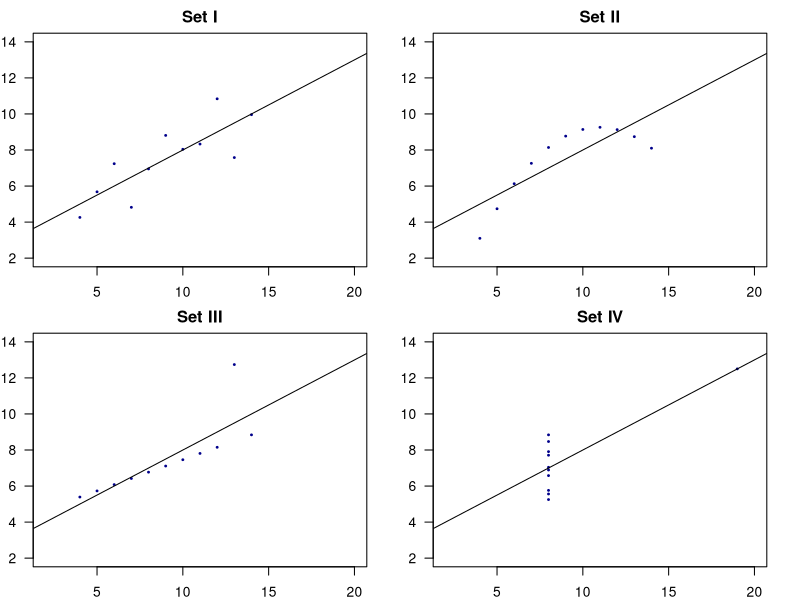
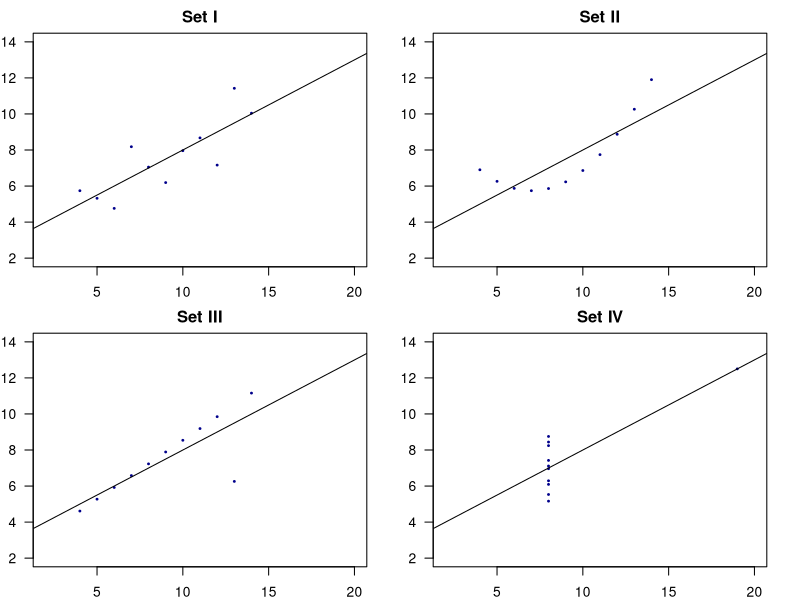

Write the R code that produced these figures, in order.
## ---- chunk 1
knitr::opts_chunk$set(echo = TRUE)
library(dplyr)
library(tidyr)
library(knitr)
## ---- chunk 2
# Read Anscombe data 
anscombe <- read.csv("data/Anscombe.csv")
kable(anscombe)
## ---- chunk 3
# calculate the mean and standard deviation
kable(anscombe %>% select(-Observation) %>%
    summarise_all(funs( mean(.), sd(.))) %>%
  gather())
## ---- chunk 4
fit.model <- lm(y1~x1, anscombe)
summary(fit.model)

anscombe$x1_1 <- anscombe$x1 
anscombe$y1_1 <- fit.model$fitted.values -  fit.model$residuals

fit.model <- lm(y2~x2, anscombe)
summary(fit.model)

anscombe$x2_1 <- anscombe$x2 
anscombe$y2_1 <- fit.model$fitted.values -  fit.model$residuals

fit.model <- lm(y3~x3, anscombe)
summary(fit.model)

anscombe$x3_1 <- anscombe$x3 
anscombe$y3_1 <- fit.model$fitted.values -  fit.model$residuals

fit.model <- lm(y4~x4, anscombe)
summary(fit.model)

anscombe$x4_1 <- anscombe$x4 
anscombe$y4_1 <- fit.model$fitted.values -  fit.model$residuals
## ---- chunk 5
# 2x2 row with 2 margin
par(mfrow=c(2,2), mar=c(2, 2, 2, 2))
plot(anscombe$x1, anscombe$y1, xlim=c(2, 20), ylim=c(2, 14), pch = 19, 
    col = "darkblue", cex = 0.3, las = 1, xlab = "", ylab = "") 
abline(lm(anscombe$y1~anscombe$x1))
title("Set I")

plot(anscombe$x2, anscombe$y2, xlim=c(2, 20), ylim=c(2, 14), pch = 19, 
    col = "darkblue", cex = 0.3, las = 1, xlab = "", ylab = "")
abline(lm(anscombe$y2~anscombe$x2))
title("Set II")

plot(anscombe$x3, anscombe$y3, xlim=c(2, 20), ylim=c(2, 14), pch = 19, 
    col = "darkblue", cex = 0.3, las = 1, xlab = "", ylab = "")
abline(lm(anscombe$y3~anscombe$x3))
title("Set III")

plot(anscombe$x4, anscombe$y4, xlim=c(2, 20), ylim=c(2, 14), pch = 19, 
    col = "darkblue", cex = 0.3, las = 1, xlab = "", ylab = "")
abline(lm(anscombe$y4~anscombe$x4))
title("Set IV")
## ---- chunk 6
kable(anscombe %>% select(-(x1:y4)))
## ---- chunk 7
# calculate the mean and standard deviation
kable(anscombe %>% select(-(Observation:y4)) %>%
    summarise_all(funs( mean(.), sd(.))) %>%
  gather())
## ---- chunk 8
fit.model <- lm(y1_1~x1_1, anscombe)
summary(fit.model)

fit.model <- lm(y2_1~x2_1, anscombe)
summary(fit.model)

fit.model <- lm(y3_1~x3_1, anscombe)
summary(fit.model)

fit.model <- lm(y4_1~x4_1, anscombe)
summary(fit.model)
## ---- chunk 9
# 2x2 row with 2 margin
par(mfrow=c(2,2), mar=c(2, 2, 2, 2))
plot(anscombe$x1_1, anscombe$y1_1, xlim=c(2, 20), ylim=c(2, 14), pch = 19, 
    col = "darkblue", cex = 0.3, las = 1, xlab = "", ylab = "") 
abline(lm(anscombe$y1_1~anscombe$x1_1))
title("Set I")

plot(anscombe$x2_1, anscombe$y2_1, xlim=c(2, 20), ylim=c(2, 14), pch = 19, 
    col = "darkblue", cex = 0.3, las = 1, xlab = "", ylab = "")
abline(lm(anscombe$y2_1~anscombe$x2_1))
title("Set II")

plot(anscombe$x3_1, anscombe$y3_1, xlim=c(2, 20), ylim=c(2, 14), pch = 19, 
    col = "darkblue", cex = 0.3, las = 1, xlab = "", ylab = "")
abline(lm(anscombe$y3_1~anscombe$x3_1))
title("Set III")

plot(anscombe$x4_1, anscombe$y4_1, xlim=c(2, 20), ylim=c(2, 14), pch = 19, 
    col = "darkblue", cex = 0.3, las = 1, xlab = "", ylab = "")
abline(lm(anscombe$y4_1~anscombe$x4_1))
title("Set IV")
